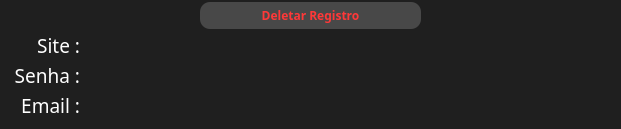
         <widget class="QFrame" name="registro_17">
          <property name="minimumSize">
           <size>
            <width>621</width>
            <height>121</height>
           </size>
          </property>
          <property name="maximumSize">
           <size>
            <width>100000</width>
            <height>10000</height>
           </size>
          </property>
          <property name="styleSheet">
           <string notr="true">	background-color: rgb(31, 31, 31);
</string>
          </property>
          <property name="frameShape">
           <enum>QFrame::NoFrame</enum>
          </property>
          <property name="frameShadow">
           <enum>QFrame::Raised</enum>
          </property>
          <widget class="QLabel" name="title_site_17">
           <property name="geometry">
            <rect>
             <x>0</x>
             <y>30</y>
             <width>80</width>
             <height>30</height>
            </rect>
           </property>
           <property name="minimumSize">
            <size>
             <width>0</width>
             <height>30</height>
            </size>
           </property>
           <property name="maximumSize">
            <size>
             <width>10000</width>
             <height>30</height>
            </size>
           </property>
           <property name="font">
            <font>
             <family>Segoe UI Black</family>
             <pointsize>14</pointsize>
             <weight>10</weight>
             <italic>false</italic>
             <bold>false</bold>
            </font>
           </property>
           <property name="styleSheet">
            <string notr="true">font: 87 14pt &quot;Segoe UI Black&quot;;
color: rgb(255, 255, 255);</string>
           </property>
           <property name="text">
            <string>Site :</string>
           </property>
           <property name="alignment">
            <set>Qt::AlignRight|Qt::AlignTrailing|Qt::AlignVCenter</set>
           </property>
          </widget>
          <widget class="QLabel" name="title_senha_17">
           <property name="geometry">
            <rect>
             <x>0</x>
             <y>60</y>
             <width>80</width>
             <height>30</height>
            </rect>
           </property>
           <property name="minimumSize">
            <size>
             <width>0</width>
             <height>30</height>
            </size>
           </property>
           <property name="maximumSize">
            <size>
             <width>10000</width>
             <height>30</height>
            </size>
           </property>
           <property name="font">
            <font>
             <family>Segoe UI Black</family>
             <pointsize>14</pointsize>
             <weight>10</weight>
             <italic>false</italic>
             <bold>false</bold>
            </font>
           </property>
           <property name="styleSheet">
            <string notr="true">font: 87 14pt &quot;Segoe UI Black&quot;;
color: rgb(255, 255, 255);</string>
           </property>
           <property name="text">
            <string>Senha :</string>
           </property>
           <property name="alignment">
            <set>Qt::AlignRight|Qt::AlignTrailing|Qt::AlignVCenter</set>
           </property>
          </widget>
          <widget class="QLabel" name="title_email_17">
           <property name="geometry">
            <rect>
             <x>0</x>
             <y>90</y>
             <width>80</width>
             <height>30</height>
            </rect>
           </property>
           <property name="minimumSize">
            <size>
             <width>0</width>
             <height>30</height>
            </size>
           </property>
           <property name="maximumSize">
            <size>
             <width>10000</width>
             <height>30</height>
            </size>
           </property>
           <property name="font">
            <font>
             <family>Segoe UI Black</family>
             <pointsize>14</pointsize>
             <weight>10</weight>
             <italic>false</italic>
             <bold>false</bold>
            </font>
           </property>
           <property name="styleSheet">
            <string notr="true">font: 87 14pt &quot;Segoe UI Black&quot;;
color: rgb(255, 255, 255);</string>
           </property>
           <property name="text">
            <string>Email :</string>
           </property>
           <property name="alignment">
            <set>Qt::AlignRight|Qt::AlignTrailing|Qt::AlignVCenter</set>
           </property>
          </widget>
          <widget class="QLabel" name="text_site_17">
           <property name="geometry">
            <rect>
             <x>80</x>
             <y>30</y>
             <width>441</width>
             <height>30</height>
            </rect>
           </property>
           <property name="styleSheet">
            <string notr="true">font: 87 12pt &quot;Segoe UI Black&quot;;
color: rgb(240, 240, 240);</string>
           </property>
           <property name="text">
            <string/>
           </property>
           <property name="alignment">
            <set>Qt::AlignCenter</set>
           </property>
          </widget>
          <widget class="QLabel" name="text_senha_17">
           <property name="geometry">
            <rect>
             <x>80</x>
             <y>60</y>
             <width>441</width>
             <height>30</height>
            </rect>
           </property>
           <property name="styleSheet">
            <string notr="true">font: 87 12pt &quot;Segoe UI Black&quot;;
color: rgb(240, 240, 240);</string>
           </property>
           <property name="text">
            <string/>
           </property>
           <property name="alignment">
            <set>Qt::AlignCenter</set>
           </property>
          </widget>
          <widget class="QLabel" name="text_email_17">
           <property name="geometry">
            <rect>
             <x>80</x>
             <y>90</y>
             <width>441</width>
             <height>30</height>
            </rect>
           </property>
           <property name="styleSheet">
            <string notr="true">font: 87 12pt &quot;Segoe UI Black&quot;;
color: rgb(240, 240, 240);</string>
           </property>
           <property name="text">
            <string/>
           </property>
           <property name="alignment">
            <set>Qt::AlignCenter</set>
           </property>
          </widget>
          <widget class="QPushButton" name="button_copiar_site_17">
           <property name="geometry">
            <rect>
             <x>580</x>
             <y>60</y>
             <width>32</width>
             <height>32</height>
            </rect>
           </property>
           <property name="minimumSize">
            <size>
             <width>0</width>
             <height>32</height>
            </size>
           </property>
           <property name="maximumSize">
            <size>
             <width>32</width>
             <height>32</height>
            </size>
           </property>
           <property name="cursor">
            <cursorShape>PointingHandCursor</cursorShape>
           </property>
           <property name="styleSheet">
            <string notr="true">border-radius:1px</string>
           </property>
           <property name="text">
            <string/>
           </property>
          </widget>
          <widget class="QPushButton" name="button_deletar_registro_17">
           <property name="geometry">
            <rect>
             <x>200</x>
             <y>2</y>
             <width>221</width>
             <height>27</height>
            </rect>
           </property>
           <property name="font">
            <font>
             <family>Segoe UI Black</family>
             <pointsize>9</pointsize>
             <weight>75</weight>
             <bold>true</bold>
            </font>
           </property>
           <property name="cursor">
            <cursorShape>PointingHandCursor</cursorShape>
           </property>
           <property name="styleSheet">
            <string notr="true">QPushButton{
	
	color:rgb(255, 56, 56);
	border-radius:10px;
	background-color: rgb(72, 72, 72);
}

QPushButton:hover{
	color:rgb(255, 152, 152);
	background-color: rgb(255, 56, 56);
}</string>
           </property>
           <property name="text">
            <string>Deletar Registro</string>
           </property>
          </widget>
          <widget class="QLabel" name="qual_site_17">
           <property name="geometry">
            <rect>
             <x>522</x>
             <y>29</y>
             <width>32</width>
             <height>32</height>
            </rect>
           </property>
           <property name="text">
            <string/>
           </property>
          </widget>
         </widget>
